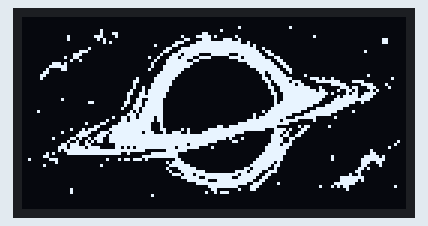
Simulated run of this sketch. Board: ESP32. On the bench: 128×64 one-colour display.

Above: at 0.1 s.

The sketch:

oled108.ino
```cpp
#include <Wire.h>
#include <Adafruit_GFX.h>
#include <Adafruit_SSD1306.h>

#define oled_sda 21
#define oled_scl 22

#define screen_width 128
#define screen_height 64

#define oled_address 0x3c
#define oled_reset -1

Adafruit_SSD1306 display (
  screen_width,
  screen_height,
  &Wire,
  oled_reset
);

const unsigned char black_hole_icons[] = {
  0x00, 0x00, 0x00, 0x00, 0x00, 0x00, 0x00, 0x00, 0x00, 0x00, 0x00, 0x00, 0x00, 0x00, 0x00, 0x00,
  0x00, 0x00, 0x00, 0x00, 0x00, 0x00, 0x00, 0x00, 0x00, 0x00, 0x00, 0x00, 0x00, 0x00, 0x00, 0x00,
  0x00, 0x00, 0x00, 0x00, 0x00, 0x00, 0x00, 0x00, 0x00, 0x00, 0x00, 0x00, 0x00, 0x00, 0x00, 0x00,
  0x00, 0x00, 0x00, 0x00, 0x00, 0x00, 0x00, 0x00, 0x00, 0x80, 0x00, 0x40, 0x00, 0x00, 0x00, 0x00,
  0x00, 0x00, 0x00, 0x20, 0x00, 0x00, 0x00, 0x00, 0x20, 0x00, 0x00, 0x00, 0x00, 0x00, 0x00, 0x00,
  0x00, 0x00, 0x00, 0x23, 0x00, 0x00, 0x00, 0x0C, 0x00, 0x00, 0x00, 0x00, 0x00, 0x00, 0x00, 0x00,
  0x00, 0x01, 0x00, 0xE1, 0x00, 0x00, 0x04, 0x3E, 0x81, 0x00, 0x00, 0x00, 0x40, 0x00, 0x00, 0x00,
  0x00, 0x01, 0x00, 0x50, 0x00, 0x00, 0x03, 0x0E, 0x1C, 0x80, 0x00, 0x00, 0x00, 0x00, 0x00, 0xC0,
  0x00, 0x00, 0x00, 0x14, 0x00, 0x00, 0x1C, 0x3F, 0xFF, 0x90, 0x00, 0x00, 0x00, 0x00, 0x00, 0xC0,
  0x00, 0x00, 0x00, 0x00, 0x00, 0x08, 0x30, 0xFF, 0xFF, 0xF4, 0x00, 0x00, 0x00, 0x00, 0x00, 0x00,
  0x00, 0x00, 0x02, 0x00, 0x00, 0x00, 0xC7, 0xFF, 0xFF, 0xFC, 0x80, 0x00, 0x00, 0x00, 0x00, 0x00,
  0x00, 0x00, 0x1C, 0x00, 0x00, 0x01, 0x8F, 0xFF, 0xFF, 0xFE, 0x60, 0x00, 0x00, 0x00, 0x20, 0x00,
  0x00, 0x00, 0x70, 0x00, 0x00, 0x02, 0x3B, 0xE1, 0xF8, 0xFF, 0x30, 0x00, 0x00, 0x00, 0x00, 0x00,
  0x00, 0x02, 0x60, 0x00, 0x00, 0x24, 0x77, 0x9E, 0x07, 0xBF, 0x8C, 0x00, 0x00, 0x00, 0x00, 0x00,
  0x00, 0x00, 0x90, 0x00, 0x00, 0x08, 0xFE, 0x60, 0x00, 0xFF, 0xE6, 0x00, 0x00, 0x00, 0x00, 0x00,
  0x00, 0x3A, 0x00, 0x00, 0x00, 0x10, 0xFF, 0x80, 0x00, 0x1F, 0xF3, 0x00, 0x00, 0x00, 0x00, 0x00,
  0x00, 0x7E, 0x00, 0x00, 0x00, 0x11, 0xFF, 0x00, 0x00, 0x0F, 0xF9, 0x80, 0x00, 0x00, 0x00, 0x00,
  0x00, 0x86, 0x00, 0x00, 0x00, 0x21, 0xFC, 0x00, 0x00, 0x03, 0xFC, 0xC0, 0x00, 0x00, 0x00, 0x00,
  0x01, 0x80, 0x00, 0x00, 0x00, 0x03, 0xF8, 0x00, 0x00, 0x01, 0xBE, 0x40, 0x00, 0x00, 0x00, 0x00,
  0x03, 0x00, 0x00, 0x00, 0x00, 0x07, 0xF0, 0x00, 0x00, 0x00, 0x9F, 0x02, 0x00, 0x00, 0x10, 0x00,
  0x02, 0x00, 0x00, 0x00, 0x02, 0x0F, 0xE0, 0x00, 0x00, 0x00, 0xDF, 0xC0, 0xE9, 0x00, 0x00, 0x10,
  0x00, 0x00, 0x00, 0x00, 0x06, 0x0F, 0xC0, 0x00, 0x00, 0x00, 0x6F, 0xB8, 0x3F, 0xC3, 0xC0, 0x00,
  0x00, 0x00, 0x00, 0x00, 0x04, 0x1F, 0xC0, 0x00, 0x00, 0x00, 0x27, 0xEC, 0x01, 0xF0, 0x78, 0x40,
  0x00, 0x00, 0x00, 0x00, 0x04, 0x9F, 0x80, 0x00, 0x00, 0x00, 0x33, 0xFF, 0x10, 0x3B, 0x1C, 0x20,
  0x00, 0x00, 0x00, 0x00, 0x08, 0xBF, 0x80, 0x00, 0x00, 0x00, 0x13, 0xFF, 0xD8, 0x4D, 0x0A, 0x00,
  0x00, 0x00, 0x00, 0x00, 0x19, 0xBF, 0x00, 0x00, 0x00, 0x00, 0x19, 0xFF, 0xFD, 0x0B, 0x3C, 0x00,
  0x00, 0x00, 0x00, 0x00, 0x11, 0xFF, 0x00, 0x00, 0x00, 0x00, 0x09, 0xFF, 0xF8, 0x5F, 0x78, 0x00,
  0x00, 0x04, 0x00, 0x00, 0x13, 0x3E, 0x00, 0x00, 0x00, 0x00, 0x09, 0xFF, 0xF0, 0xFF, 0xF0, 0x00,
  0x00, 0x00, 0x03, 0x00, 0x33, 0x7E, 0x00, 0x00, 0x00, 0x00, 0x0B, 0xFF, 0xE1, 0xFE, 0x40, 0x00,
  0x00, 0x00, 0x00, 0x00, 0x27, 0x7E, 0x00, 0x00, 0x00, 0x00, 0x0F, 0xFF, 0x87, 0xF8, 0x00, 0x00,
  0x00, 0x00, 0x00, 0x00, 0x46, 0xFE, 0x00, 0x00, 0x00, 0x00, 0x1F, 0xFE, 0x3F, 0xE0, 0x00, 0x00,
  0x04, 0x00, 0x00, 0x00, 0x0A, 0xFE, 0x00, 0x00, 0x00, 0x00, 0xBF, 0xF8, 0xFF, 0x82, 0x00, 0x00,
  0x00, 0x00, 0x00, 0x00, 0x1D, 0xFE, 0x00, 0x00, 0x00, 0x04, 0x7F, 0xC3, 0xFE, 0x00, 0x00, 0x00,
  0x00, 0x00, 0x00, 0x02, 0x6D, 0xF6, 0x00, 0x00, 0x00, 0x05, 0xFF, 0x1F, 0xC0, 0x80, 0x00, 0x00,
  0x00, 0x00, 0x00, 0x08, 0x6F, 0xF6, 0x00, 0x00, 0x00, 0x1F, 0xFD, 0xF0, 0x40, 0x00, 0x00, 0x00,
  0x00, 0x00, 0x04, 0x30, 0xFF, 0xE2, 0x00, 0x00, 0x00, 0xFF, 0xFF, 0x80, 0x00, 0x00, 0x00, 0x00,
  0x00, 0x00, 0x00, 0xC3, 0xFF, 0xE2, 0x00, 0x00, 0x67, 0xFF, 0xF8, 0x0B, 0x02, 0x00, 0x00, 0x00,
  0x00, 0x00, 0x8B, 0x87, 0xFF, 0xE3, 0x05, 0x03, 0xFF, 0xFF, 0x8F, 0x46, 0x00, 0x00, 0x00, 0x00,
  0x00, 0x04, 0x1E, 0x3B, 0xFF, 0x71, 0x39, 0x0F, 0xFF, 0xC0, 0x0E, 0x8C, 0x00, 0x00, 0x00, 0x00,
  0x00, 0x00, 0x3C, 0x77, 0xFF, 0xFF, 0xFF, 0xFF, 0xFE, 0x00, 0x1D, 0x98, 0x00, 0x00, 0x00, 0x00,
  0x00, 0x20, 0xD2, 0xE7, 0xFF, 0xFF, 0xFF, 0xFF, 0xF4, 0x40, 0x1E, 0x60, 0x00, 0x00, 0x00, 0x00,
  0x00, 0x01, 0x25, 0x67, 0xFF, 0xFF, 0xFF, 0xFF, 0x83, 0x00, 0x1E, 0x40, 0x00, 0x00, 0x00, 0x04,
  0x00, 0x06, 0xE6, 0x01, 0xFF, 0xFF, 0xFE, 0xFC, 0x00, 0x00, 0x3D, 0xC0, 0x00, 0x00, 0x00, 0x08,
  0x00, 0x0E, 0xFB, 0xC1, 0xAB, 0xFF, 0xEF, 0xE1, 0x00, 0x00, 0x7F, 0x80, 0x00, 0x00, 0x00, 0x20,
  0x00, 0x0B, 0xFF, 0xFF, 0xFF, 0x80, 0xFE, 0x00, 0x00, 0x00, 0x7F, 0x00, 0x00, 0x00, 0x08, 0x00,
  0x00, 0xA1, 0xFF, 0xFF, 0x90, 0x1F, 0xF0, 0x00, 0x00, 0x00, 0xFF, 0x00, 0x00, 0x00, 0x0C, 0x00,
  0x01, 0x80, 0x00, 0x00, 0x00, 0xFF, 0xF0, 0x00, 0x00, 0x01, 0xFE, 0x00, 0x01, 0x00, 0x3E, 0x80,
  0x20, 0x70, 0x00, 0x08, 0xB7, 0x40, 0x18, 0x00, 0x00, 0x03, 0xFE, 0x00, 0x01, 0x00, 0x7F, 0x80,
  0x00, 0x10, 0x00, 0x00, 0x00, 0x00, 0xBC, 0x00, 0x00, 0x07, 0xF4, 0x00, 0x00, 0x00, 0x73, 0x00,
  0x01, 0x00, 0x00, 0x20, 0x00, 0x00, 0x7F, 0x00, 0x00, 0x0F, 0xEC, 0x00, 0x00, 0x00, 0x61, 0x00,
  0x00, 0x00, 0x00, 0x00, 0x00, 0x00, 0x8F, 0xC0, 0x00, 0x37, 0xC8, 0x00, 0x00, 0x00, 0xD0, 0x00,
  0x00, 0x00, 0x00, 0x00, 0x00, 0x00, 0x47, 0xF8, 0x01, 0xEF, 0x38, 0x00, 0x00, 0x01, 0x80, 0x00,
  0x00, 0x00, 0x00, 0x00, 0x00, 0x00, 0x3B, 0xBF, 0xFF, 0x7E, 0x60, 0x00, 0x00, 0x04, 0x80, 0x00,
  0x00, 0x00, 0x00, 0x00, 0x00, 0x00, 0x07, 0xE7, 0xFC, 0xFC, 0xC0, 0x00, 0x00, 0x3F, 0xC0, 0x00,
  0x00, 0x00, 0x00, 0x00, 0x00, 0x00, 0x01, 0xFC, 0x7F, 0xF9, 0x80, 0x00, 0x00, 0x3F, 0x40, 0x00,
  0x00, 0x00, 0x00, 0x00, 0x00, 0x00, 0x00, 0x3F, 0xFF, 0xE7, 0x04, 0x00, 0x00, 0xFE, 0x00, 0x00,
  0x00, 0x00, 0x00, 0x00, 0x00, 0x00, 0x00, 0x03, 0xFF, 0x0E, 0x00, 0x00, 0x11, 0x58, 0x00, 0x08,
  0x00, 0x00, 0x80, 0x00, 0x00, 0x00, 0x00, 0x01, 0x80, 0x8C, 0x00, 0x00, 0x00, 0x08, 0x00, 0x00,
  0x00, 0x00, 0x80, 0x00, 0x00, 0x00, 0x00, 0x04, 0xB8, 0x00, 0x00, 0x00, 0x00, 0x00, 0x00, 0x00,
  0x00, 0x00, 0x00, 0x00, 0x00, 0x10, 0x00, 0x00, 0x00, 0x00, 0x00, 0x00, 0x00, 0x00, 0x00, 0x00,
  0x00, 0x00, 0x00, 0x00, 0x00, 0x00, 0x00, 0x00, 0x00, 0x00, 0x00, 0x00, 0x00, 0x00, 0x00, 0x00,
  0x00, 0x00, 0x00, 0x00, 0x00, 0x00, 0x00, 0x00, 0x00, 0x00, 0x00, 0x00, 0x00, 0x00, 0x00, 0x00,
  0x00, 0x00, 0x00, 0x00, 0x00, 0x00, 0x00, 0x00, 0x00, 0x00, 0x00, 0x00, 0x00, 0x00, 0x00, 0x00,
  0x00, 0x00, 0x00, 0x00, 0x00, 0x00, 0x00, 0x00, 0x00, 0x00, 0x00, 0x00, 0x00, 0x00, 0x00, 0x00
};


void setup() {
  // put your setup code here, to run once:
  Serial.begin(115200);
  Wire.begin(oled_sda, oled_scl);

  if (!display.begin(SSD1306_SWITCHCAPVCC, oled_address)) {
    Serial.println("OLED initialization failed!");
    while (true) delay(100);
  }

  display.clearDisplay();

  display.display();

}

void loop() {
  // put your main code here, to run repeatedly:
  display.clearDisplay();

  display.drawBitmap(0, 0, black_hole_icons, 128, 64, SSD1306_WHITE);

  display.display();
}
```
